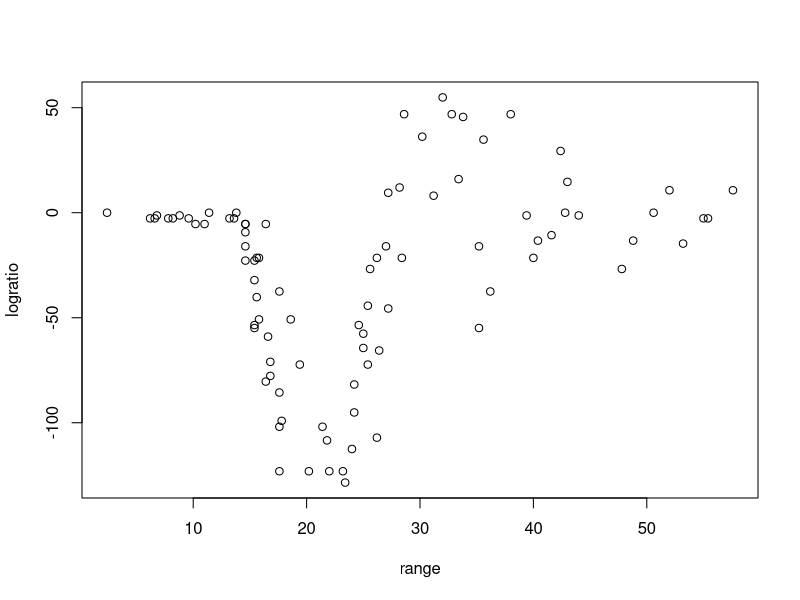
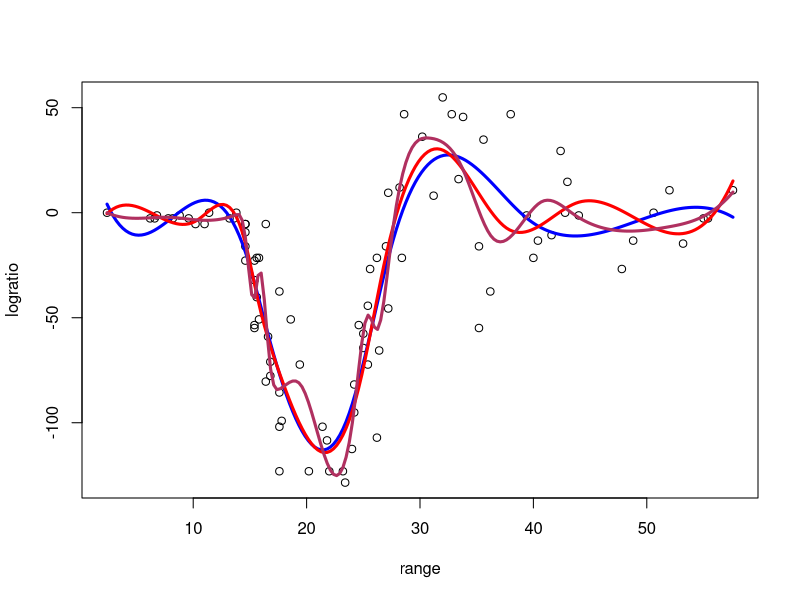

R code for these plots, in order:
library(splines)
#?MASS::mcycle
setwd("/Users/yuetongliu/Desktop")

#Read training/test set
dat.tr <- read.table("training.txt",header=T)
dat.te <- read.table("test.txt",header=T)
plot(logratio~range,dat=dat.tr)

#===== Fitting polynomial spline using B-spline basis
k <- 5; kn1 <- as.numeric(quantile(dat.tr$range,(1:k)/(k+1)))
k <- 10; kn2 <- as.numeric(quantile(dat.tr$range,(1:k)/(k+1)))
k <- 20; kn3 <- as.numeric(quantile(dat.tr$range,(1:k)/(k+1)))

lmobj1 <- lm(logratio~bs(range,knots=kn1),data=dat.tr)
lmobj2 <- lm(logratio~bs(range,knots=kn2),data=dat.tr)
lmobj3 <- lm(logratio~bs(range,knots=kn3),data=dat.tr)

#===== Showing the fits on a plot
newx <- seq(min(dat.tr$range),max(dat.tr$range),length=200)
preds1 <- predict(lmobj1,newdata=list(range=newx))
preds2 <- predict(lmobj2,newdata=list(range=newx))
preds3 <- predict(lmobj3,newdata=list(range=newx))

plot(logratio~range,dat=dat.tr)
lines(newx,preds1,lwd=3,col="blue")
lines(newx,preds2,lwd=3,col="red")
lines(newx,preds3,lwd=3,col="maroon")

#===== Prediction on the test set
pr.te1 <- predict(lmobj1,newdata=dat.te)
pr.te2 <- predict(lmobj2,newdata=dat.te)
pr.te3 <- predict(lmobj3,newdata=dat.te)
#6
mean((pr.te1-dat.te$logratio)^2)
mean((pr.te2-dat.te$logratio)^2)
mean((pr.te3-dat.te$logratio)^2)

#===== "edf"
#If you don't trust the solution...
X1 <- model.matrix(lmobj1); hat1 <- X1%*%solve(t(X1)%*%X1,t(X1))
X2 <- model.matrix(lmobj2); hat2 <- X2%*%solve(t(X2)%*%X2,t(X2))
X3 <- model.matrix(lmobj3); hat3 <- X3%*%solve(t(X3)%*%X3,t(X3))
sum(diag(hat1))
sum(diag(hat2))
sum(diag(hat3))
